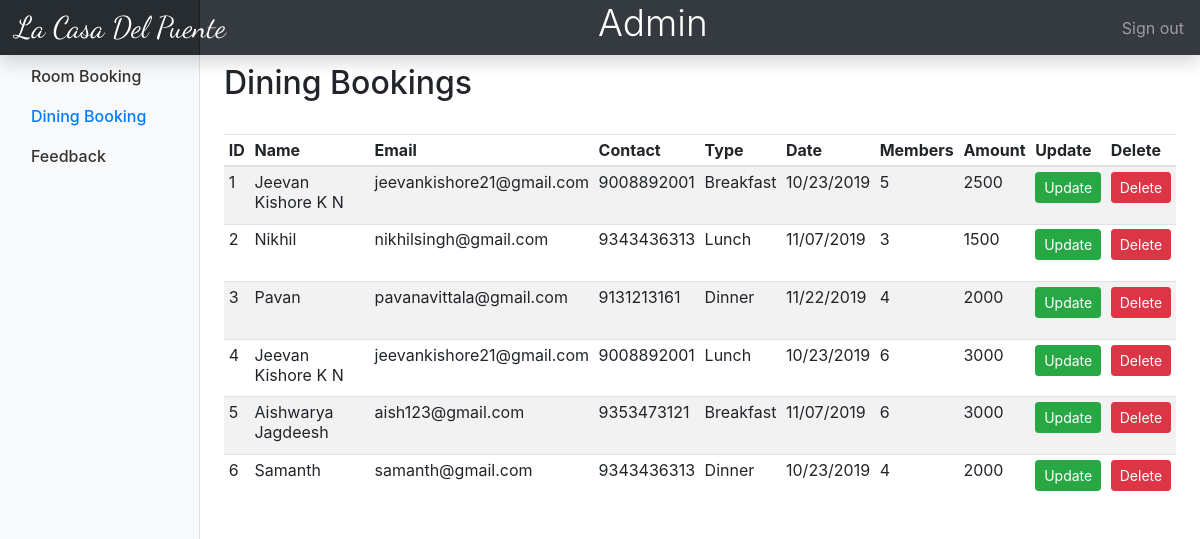
/admindining.php, run on the app's committed database.
### tables this page shows
CREATE TABLE `diningpayment` (
  `paymentID` int(255) NOT NULL,
  `amount` int(255) NOT NULL
);

CREATE TABLE `dining` (
  `id` int(255) NOT NULL,
  `name` varchar(255) NOT NULL,
  `email` varchar(255) NOT NULL,
  `contact` varchar(255) NOT NULL,
  `type` varchar(255) NOT NULL,
  `date` varchar(255) NOT NULL,
  `members` int(255) NOT NULL
);

### admindining.php (the view, shortened to what this page needs)
<?php session_start();
$db=mysqli_connect('localhost','root','','hoteldb') or die('could not connect');
      $query="SELECT * from dining,diningpayment where dining.id=diningpayment.paymentID;";
      $res=mysqli_query($db,$query);
      ?>
<html>
<head>
  <link rel="stylesheet" type="text/css" href="dashboard/dashboard.css">
  <link rel="stylesheet" href="https://stackpath.bootstrapcdn.com/bootstrap/4.3.1/css/bootstrap.min.css">
  <link rel="stylesheet" type="text/css" href="lightbox2-2.11.1/dist/css/lightbox.min.css">
       <link href="assets/css/font-awesome.css" rel="stylesheet">
</head>
<body>
<nav class="navbar navbar-dark fixed-top bg-dark flex-md-nowrap p-0 shadow">
<a class="navbar-brand col-sm-3 col-md-2 mr-0" href="admin.php" style="font-family: 'Dancing Script', cursive; font-size: 30px;">La Casa Del Puente</a>
<h1 class="text-white display-4" style="font-size: 37px;">Admin</h1>
  <ul class="navbar-nav px-3">
    <li class="nav-item text-nowrap">
      <a class="nav-link" href="logout1.php">Sign out</a>
    </li>
  </ul>
</nav>
<div class="container-fluid">
  <div class="row">
    <nav class="col-md-2 d-none d-md-block bg-light sidebar">
      <div class="sidebar-sticky">
        <ul class="nav flex-column">
          <li class="nav-item">
            <a class="nav-link" href="admin.php">
              Room Booking
            </a>
          </li>
          <li class="nav-item">
            <a class="nav-link active" href="admindining.php">
              Dining Booking<span class="sr-only">(current)</span>
            </a>
          </li>
          <li class="nav-item">
            <a class="nav-link" href="adminfeedback.php">
              Feedback
            </a>
          </li>
         </ul>
      </div>
    </nav>
    <main role="main" class="col-md-9 ml-sm-auto col-lg-10 px-4">
      <div class="d-flex justify-content-between flex-wrap flex-md-nowrap align-items-center pt-3 pb-2 mb-3 ">
        <h1 class="h2">Dining Bookings</h1>
      </div>
      <div class="table-responsive">
        <table class="table table-striped table-sm">
          <thead>
            <tr>
              <th>ID</th>
              <th>Name</th>
              <th>Email</th>
              <th>Contact</th>
              <th>Type</th>
              <th>Date</th>
              <th>Members</th>
              <th>Amount</th>
              <th>Update</th>
              <th>Delete</th>
            </tr>
          </thead>
          <tbody>
            <?php while($row=mysqli_fetch_assoc($res)){ ?>
            <tr>
              <td><?php echo $row['id']; ?></td>
              <td><?php echo $row['name']; ?></td>
              <td><?php echo $row['email']; ?></td>
              <td><?php echo $row['contact']; ?></td>
              <td><?php echo $row['type']; ?></td>
              <td><?php echo $row['date']; ?></td>
              <td><?php echo $row['members']; ?></td>
              <td><?php echo $row['amount']; ?></td>
              <td><form action="edit1.php" method="POST">
                <button type="submit" class="btn btn-success btn-sm" name="edit1">Update</a></form>
              </td>
              <td>
              <form action="roomdel.php" method="POST">
              <button type="submit" class="btn btn-danger btn-sm" name="deletedin">Delete</button></form></td>
            </tr>
          <?php } ?>
          </tbody>
        </table>
      </div>
    </main>
  </div>
</div>
</body>
</html>

### dashboard/dashboard.css (style rules this page uses)
body { font-size: .875rem; }
.sidebar { position: fixed; top: 0; bottom: 0; left: 0; z-index: 100; padding: 48px 0 0; box-shadow: inset -1px 0 0 rgba(0, 0, 0, .1); }
.sidebar-sticky { position: relative; top: 0; height: calc(100vh - 48px); padding-top: .5rem; overflow-x: hidden; overflow-y: auto; }
.sidebar .nav-link { font-weight: 500; color: #333; }
.sidebar .nav-link.active { color: #007bff; }
[role="main"] { padding-top: 133px; }
@media (min-width: 768px) { [role="main"] { padding-top: 48px; } }
.navbar-brand { padding-top: .75rem; padding-bottom: .75rem; font-size: 1rem; background-color: rgba(0, 0, 0, .25); box-shadow: inset -1px 0 0 rgba(0, 0, 0, .25); }

### data on the page
diningpayment: paymentID "1", paymentID.name "Jeevan Kishore K N", paymentID.email "jeevankishore21@gmail.com", paymentID.contact "9008892001", paymentID.type "Breakfast", paymentID.date "10/23/2019", paymentID.members "5", amount "2500"
diningpayment: paymentID "2", paymentID.name "Nikhil", paymentID.email "nikhilsingh@gmail.com", paymentID.contact "9343436313", paymentID.type "Lunch", paymentID.date "11/07/2019", paymentID.members "3", amount "1500"
diningpayment: paymentID "3", paymentID.name "Pavan", paymentID.email "pavanavittala@gmail.com", paymentID.contact "9131213161", paymentID.type "Dinner", paymentID.date "11/22/2019", paymentID.members "4", amount "2000"
diningpayment: paymentID "4", paymentID.name "Jeevan Kishore K N", paymentID.email "jeevankishore21@gmail.com", paymentID.contact "9008892001", paymentID.type "Lunch", paymentID.date "10/23/2019", paymentID.members "6", amount "3000"
diningpayment: paymentID "5", paymentID.name "Aishwarya Jagdeesh", paymentID.email "aish123@gmail.com", paymentID.contact "9353473121", paymentID.type "Breakfast", paymentID.date "11/07/2019", paymentID.members "6", amount "3000"
diningpayment: paymentID "6", paymentID.name "Samanth", paymentID.email "samanth@gmail.com", paymentID.contact "9343436313", paymentID.type "Dinner", paymentID.date "10/23/2019", paymentID.members "4", amount "2000"
